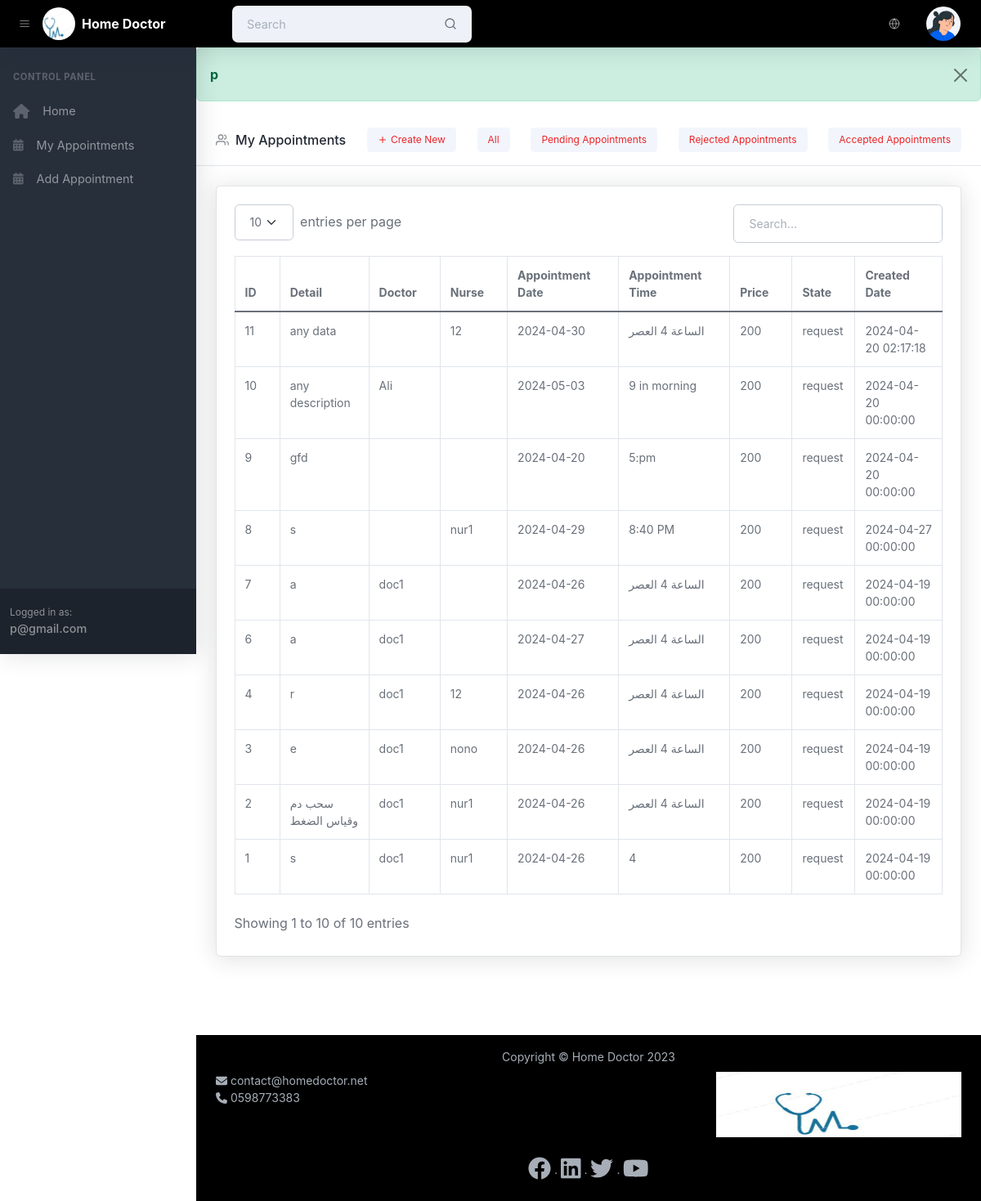
Page /patient/my_appointments.php (signed in) on the earlier database version.
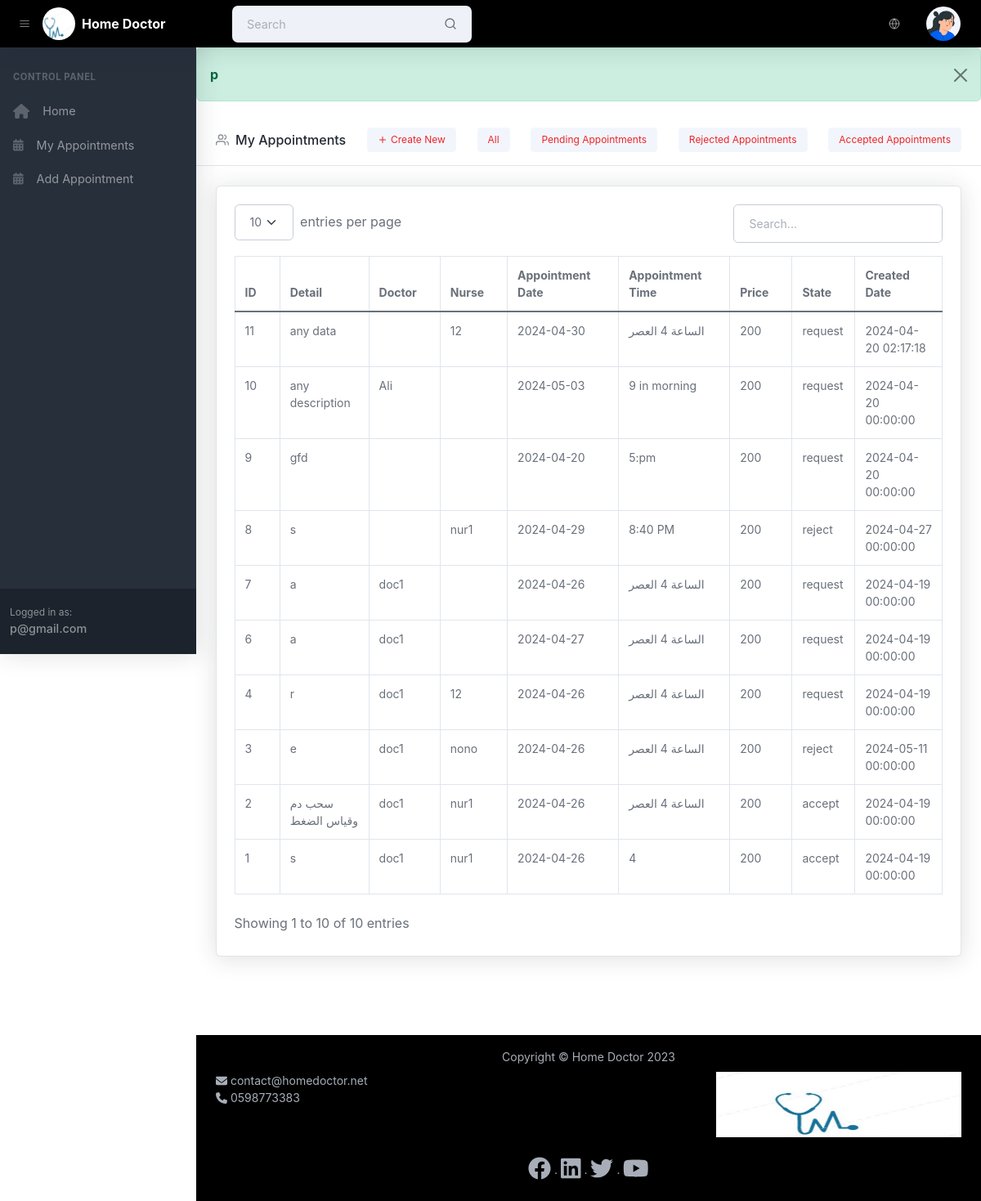
Same page on the later database version.
### tables this page shows
CREATE TABLE `appointment` (
  `id` int(11) NOT NULL,
  `detail` varchar(255) NOT NULL,
  `patient_id` int(11) NOT NULL,
  `doctor_id` int(11) DEFAULT NULL,
  `nurse_id` int(11) DEFAULT NULL,
  `appointment_date` date NOT NULL,
  `appointment_time` text NOT NULL,
  `price` int(11) NOT NULL,
  `state` varchar(50) NOT NULL DEFAULT 'request',
  `created_date` datetime NOT NULL
);

CREATE TABLE `nurse` (
  `id` int(11) NOT NULL,
  `first_name` varchar(255) NOT NULL,
  `last_name` varchar(255) NOT NULL,
  `phone` varchar(50) NOT NULL,
  `email` varchar(255) NOT NULL,
  `password` varchar(255) NOT NULL,
  `location` varchar(255) NOT NULL,
  `specialty` varchar(255) NOT NULL,
  `date_of_graduate` date NOT NULL,
  `experience_years` varchar(50) NOT NULL,
  `cv` varchar(255) NOT NULL,
  `state` varchar(50) NOT NULL
);

CREATE TABLE `doctor` (
  `id` int(11) NOT NULL,
  `first_name` varchar(255) NOT NULL,
  `last_name` varchar(255) NOT NULL,
  `phone` varchar(50) NOT NULL,
  `email` varchar(255) NOT NULL,
  `password` varchar(255) NOT NULL,
  `location` varchar(255) NOT NULL,
  `specialty` varchar(255) NOT NULL,
  `date_of_graduate` date NOT NULL,
  `experience_years` varchar(50) NOT NULL,
  `cv` varchar(255) NOT NULL,
  `state` varchar(50) NOT NULL
);

### includes/myFunctions.php (called while the page is built, shortened)
<?php
  function lang($word) {
    $translations = $_SESSION['words'];
    return isset($translations[$word])? $translations[$word] : $word;
  }
  ?>

### includes/lib.php (called while the page is built, shortened)
<?php
include("config.php");
include('myFunctions.php');
function select($statment)
{
    global $mysqlilink;
    $query = $statment;
    $res = mysqli_query($mysqlilink,$query) or die('<center><div>wrong in connect with server</div>'.mysqli_error($mysqlilink)."</center>");
	$list = [];
    while($row=mysqli_fetch_array($res,MYSQLI_BOTH))
    {
      $list[] = $row;
	}
	 return $list;
}
function selectByCondition($columns ,$table, $where = "")
{
    return select("select $columns from $table $where");
}
function selectById($columns ,$table, $id)
{
    return selectByCondition($columns, $table, "where id = $id");
}
function selectAndOrder($statment ,$columns = "id" , $type = "asc")
{
    return select("$statment order by $columns $type");
}
?>

### includes/appointment.php (called while the page is built, shortened)
<?php
function getAllAppointments()
{
	return selectAndOrder("select * from appointment","id","desc");
}
?>

### includes/patient.php (called while the page is built, shortened)
<?php
function getPatientById($id)
{
	return selectById("*","patient", $id);
}
?>

### includes/nurse.php (called while the page is built, shortened)
<?php
function getNurseById($id)
{
	return selectById("*","nurse", $id);
}
?>

### includes/doctor.php (called while the page is built, shortened)
<?php
function getDoctorById($id)
{
	return selectById("*","doctor", $id);
}
?>

### patient/my_appointments.php (the view, shortened to what the rows shown need)
<?php
  include('../includes/lib.php');
  include_once('../includes/appointment.php');
  include_once('../includes/patient.php');
  include_once('../includes/doctor.php');
  include_once('../includes/nurse.php');
  $state = "";
?>
<?php include('../template/header.php'); ?>
<?php include('../template/startNavbar.php'); ?>
<main>
    <header class="page-header page-header-compact page-header-light border-bottom bg-white mb-4">
        <div class="container-fluid px-4">
            <div class="page-header-content">
                <div class="row align-items-center justify-content-between pt-3">
                    <div class="col-auto mb-3">
                        <h1 class="page-header-title">
                            <div class="page-header-icon"><i data-feather="users"></i></div>
                            <?php echo lang("My Appointments"); ?>
                        </h1>
                    </div>
                </div>
            </div>
        </div>
    </header>
    <?php
        if(!empty($state)){
            $all = select("SELECT * FROM appointment WHERE state like '$state'");
        }
        else{
            $all = getAllAppointments();
        }
    ?>
    <div class="container-fluid px-4">
        <div class="card">
            <div class="card-body">
                <table id="datatablesSimple">
                    <thead>
                        <tr>
                            <th><?php echo lang("ID"); ?></th>
                            <th><?php echo lang("Detail"); ?></th>
                            <th><?php echo lang("Doctor"); ?></th>
                            <th><?php echo lang("Nurse"); ?></th>
                            <th><?php echo lang("Appointment Date"); ?></th>
                            <th><?php echo lang("Appointment Time"); ?></th>
                            <th><?php echo lang("Price"); ?></th>
                            <th><?php echo lang("State"); ?></th>
                            <th><?php echo lang("Created Date"); ?></th>
                        </tr>
                    </thead>
                    <tbody>
                        <?php
                                        foreach($all as $row)
                                        {
                                            if($_SESSION['userID'] != $row['patient_id']) continue;
                                        ?>
                        <tr>
                                <td> <?php echo($row['id']); ?> </td>
                                  <td> <?php echo($row['detail']); ?> </td>
                                  <td class="d-none"> <?php
                                        $Patient = getPatientById($row['patient_id']) [0];
                                    ?>
                                <td> <?php
                                if(!is_null($row['doctor_id'])){
                                    $Doctor = getDoctorById($row['doctor_id']) [0];
                                    echo$Doctor['first_name'];
                                }
                                    ?>
                            </td>
                                <td> <?php
                                if(!is_null($row['nurse_id'])){
                                    $Nurse = getNurseById($row['nurse_id']) [0];
                                    echo$Nurse['first_name'];
                                }
                                    ?>
                            </td>
                                <td> <?php echo($row['appointment_date']); ?> </td>
                                  <td> <?php echo($row['appointment_time']); ?> </td>
                                  <td> <?php echo($row['price']); ?> </td>
                                  <td> <?php echo($row['state']); ?> </td>
                                  <td> <?php echo($row['created_date']); ?> </td>
                        </tr>
                        <?php }?>
                    </tbody>
                </table>
            </div>
        </div>
    </div>
</main>
<?php include('../template/footer.php'); ?>

Differences in the rows shown:
changed appointment "8:40 PM": state "request" → "reject"
changed appointment "nono": state "request" → "reject"; created_date "2024-04-19 00:00:00" → "2024-05-11 00:00:00"
changed appointment "سحب دم وقياس الضغط": state "request" → "accept"
changed appointment id 1: state "request" → "accept"
